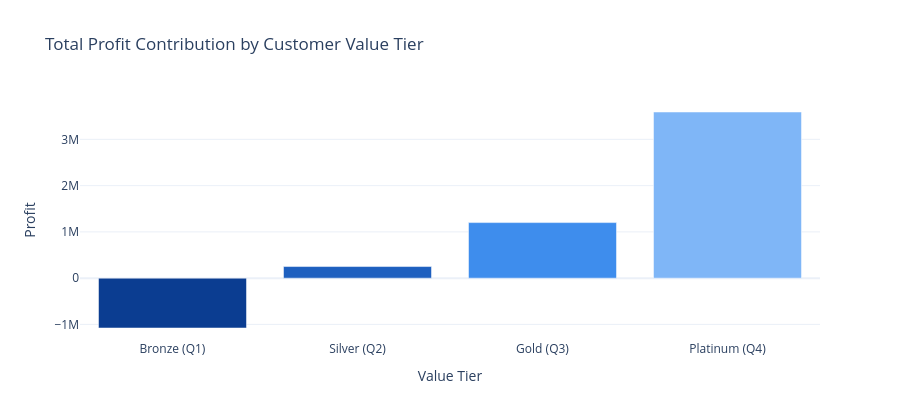

Notebook code for this chart:
### Code cell
# Value tier segmentation via profit quartiles
cust_perf['Value Tier'] = pd.qcut(cust_perf['Profit'], 4, labels=['Bronze (Q1)', 'Silver (Q2)', 'Gold (Q3)', 'Platinum (Q4)'])

tier_summary = cust_perf.groupby('Value Tier', observed=True).agg(
    Customers=('Customer Id', 'count'),
    Revenue=('Revenue', 'sum'),
    Profit=('Profit', 'sum')
).reset_index()
tier_summary['Avg Margin %'] = tier_summary['Profit'] / tier_summary['Revenue'] * 100

fig = px.bar(tier_summary, x='Value Tier', y='Profit', color='Value Tier',
             color_discrete_sequence=PALETTE, title='Total Profit Contribution by Customer Value Tier')
fig.update_layout(showlegend=False, height=420)
fig.show()
tier_summary

### Figure 1 — Plotly figure (JSON) as saved in the notebook; plotly's stock layout.template omitted (floating-point values rounded to 4 significant figures)
{"data": [{"hovertemplate": "Value Tier=%{x}<br>Profit=%{y}<extra></extra>", "legendgroup": "Bronze (Q1)", "marker": {"color": "#0B3D91", "pattern": {"shape": ""}}, "name": "Bronze (Q1)", "orientation": "v", "showlegend": true, "textposition": "auto", "type": "bar", "x": ["Bronze (Q1)"], "xaxis": "x", "y": [-1077000.0], "yaxis": "y"}, {"hovertemplate": "Value Tier=%{x}<br>Profit=%{y}<extra></extra>", "legendgroup": "Silver (Q2)", "marker": {"color": "#1D5FBF", "pattern": {"shape": ""}}, "name": "Silver (Q2)", "orientation": "v", "showlegend": true, "textposition": "auto", "type": "bar", "x": ["Silver (Q2)"], "xaxis": "x", "y": [251300.0], "yaxis": "y"}, {"hovertemplate": "Value Tier=%{x}<br>Profit=%{y}<extra></extra>", "legendgroup": "Gold (Q3)", "marker": {"color": "#3E8DED", "pattern": {"shape": ""}}, "name": "Gold (Q3)", "orientation": "v", "showlegend": true, "textposition": "auto", "type": "bar", "x": ["Gold (Q3)"], "xaxis": "x", "y": [1201000.0], "yaxis": "y"}, {"hovertemplate": "Value Tier=%{x}<br>Profit=%{y}<extra></extra>", "legendgroup": "Platinum (Q4)", "marker": {"color": "#7FB6F7", "pattern": {"shape": ""}}, "name": "Platinum (Q4)", "orientation": "v", "showlegend": true, "textposition": "auto", "type": "bar", "x": ["Platinum (Q4)"], "xaxis": "x", "y": [3592000.0], "yaxis": "y"}], "layout": {"barmode": "relative", "height": 420, "legend": {"title": {"text": "Value Tier"}, "tracegroupgap": 0}, "showlegend": false, "title": {"text": "Total Profit Contribution by Customer Value Tier"}, "xaxis": {"anchor": "y", "categoryarray": ["Bronze (Q1)", "Silver (Q2)", "Gold (Q3)", "Platinum (Q4)"], "categoryorder": "array", "domain": [0.0, 1.0], "title": {"text": "Value Tier"}}, "yaxis": {"anchor": "x", "domain": [0.0, 1.0], "title": {"text": "Profit"}}}}
